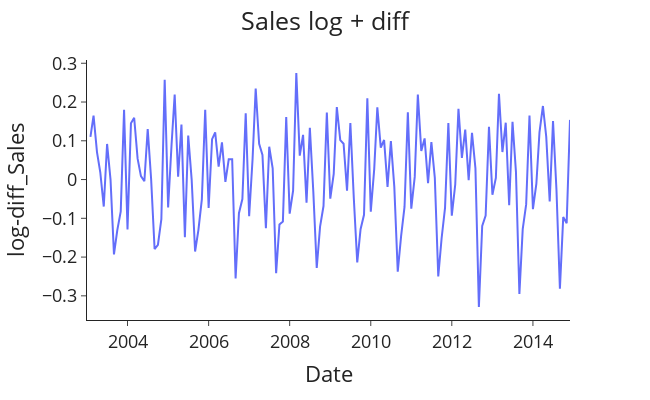

Here is the notebook cell this chart was saved with:
### Code cell
plotting('Sales log + diff',database,'Month-Year','Number_Trucks_Sold_stat_log','Date','log-diff_Sales')

### Figure 1 — Plotly figure (JSON) as saved in the notebook; plotly's stock layout.template omitted (floating-point values rounded to 4 significant figures; data arrays with more than 128 entries replaced by an {"elided": "..."} marker saying what was removed)
{"data": [{"hovertemplate": "Date=%{x}<br>log-diff_Sales=%{y}<extra></extra>", "legendgroup": "", "line": {"color": "#636efa", "dash": "solid"}, "marker": {"symbol": "circle"}, "mode": "lines", "name": "", "orientation": "v", "showlegend": false, "type": "scatter", "x": {"elided": "144 str values"}, "xaxis": "x", "y": {"elided": "144 float values"}, "yaxis": "y"}], "layout": {"font": {"size": 18}, "height": 400, "legend": {"tracegroupgap": 0}, "margin": {"t": 60}, "title": {"text": "Sales log + diff", "x": 0.5}, "width": 650, "xaxis": {"anchor": "y", "autorange": true, "domain": [0, 1], "range": ["2003-01-01", "2014-12-01"], "title": {"text": "Date"}, "type": "date"}, "yaxis": {"anchor": "x", "autorange": true, "domain": [0, 1], "range": [-0.3623, 0.3084], "title": {"text": "log-diff_Sales"}, "type": "linear"}}}
